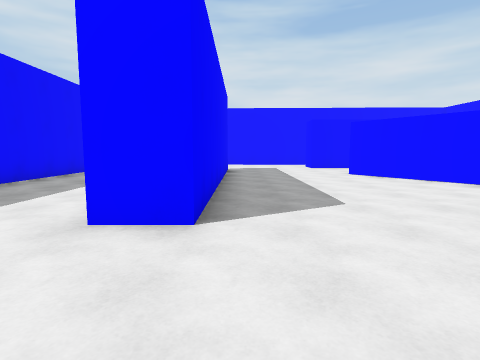
View 1 (above)

15 first-person views from a walk through a Unity game level. The camera is 1.4 m above the floor, tilts 6° down and sees 80° across. The floor is counted in squares, 2 m on a side. Each view is taken from the middle of a square. On the plan, view 1 faces up. The plan holds only what a view shows up to about 10 squares ahead; the rest is blank. The player character is not drawn. Surface patterns are stand-ins for the level's own textures.

View 2
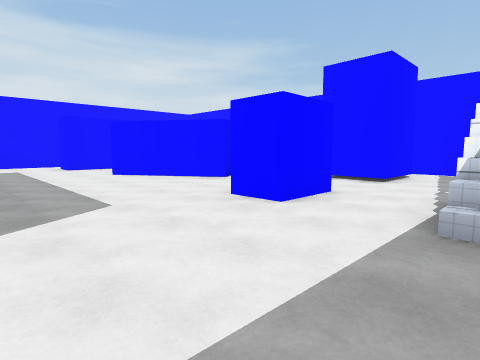

View 3
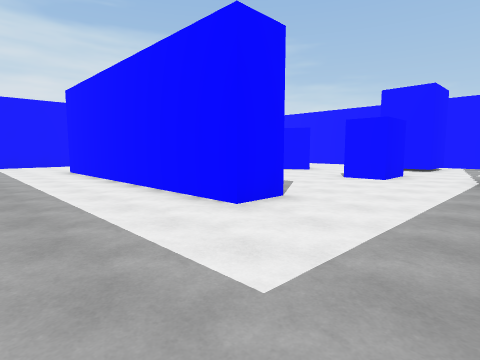

View 4
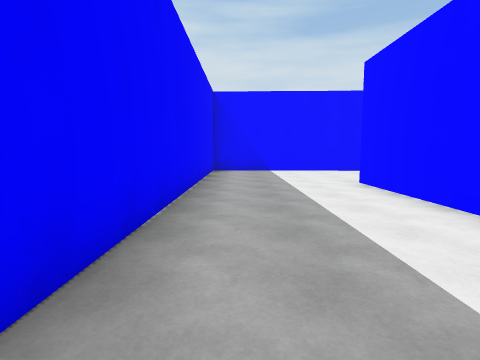

View 5
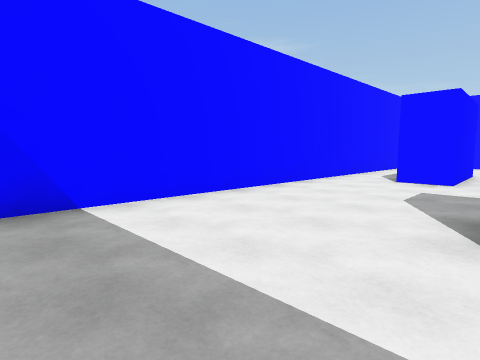

View 6
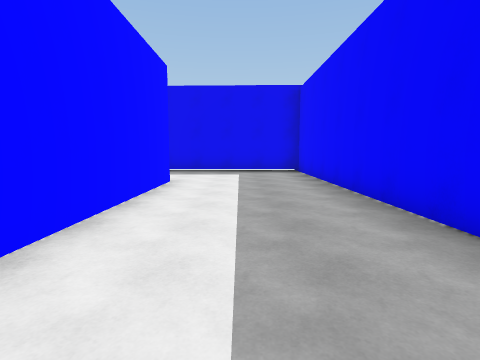

View 7
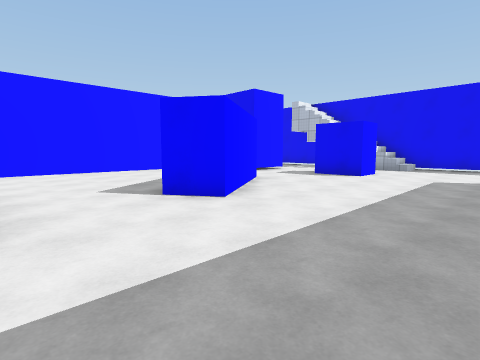

View 8
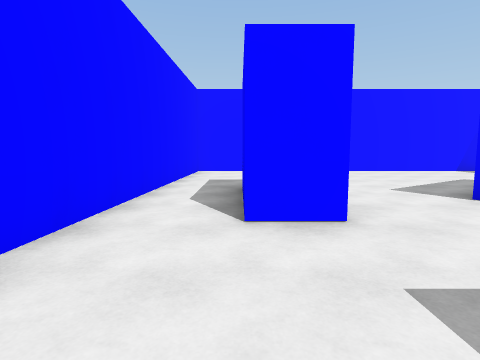

View 9
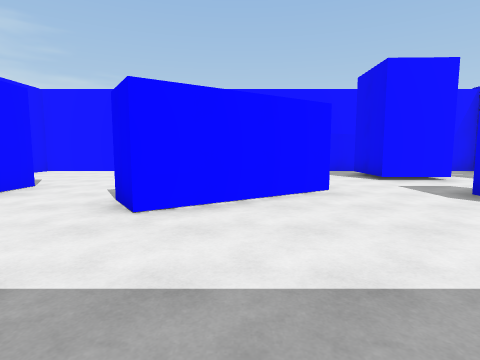

View 10
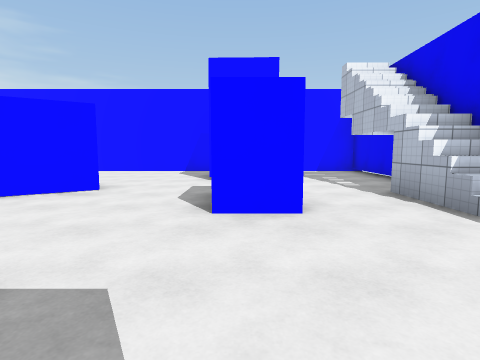

View 11
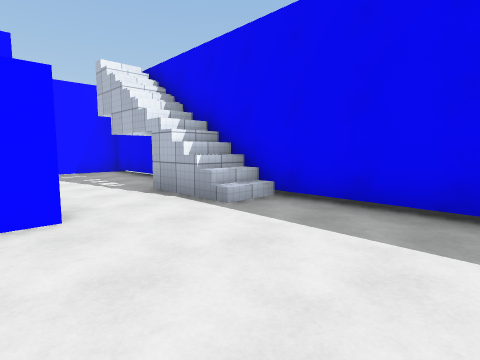

View 12
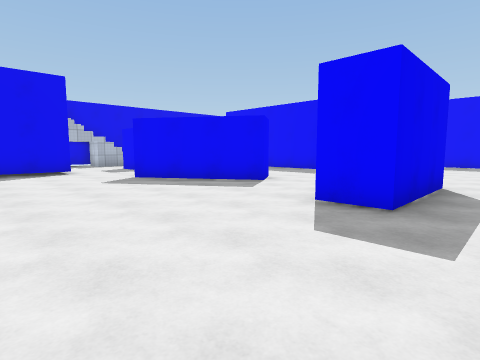

View 13
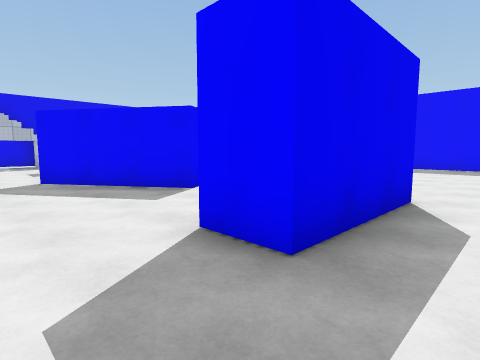

View 14
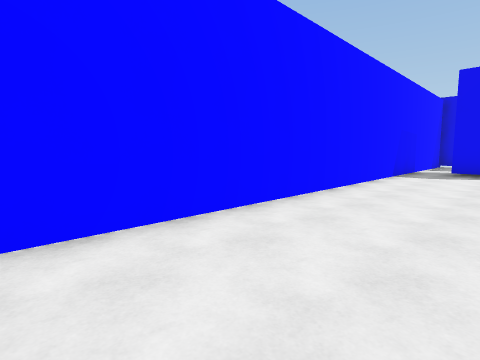

View 15
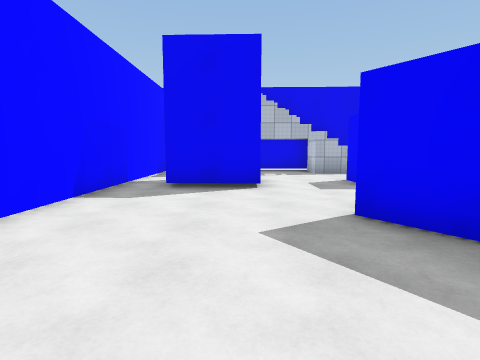

### Floor plan
Ten units are one square. View 1 is at (0, 0); x grows to the right and y downward. Boxes are objects, and circles mark ways between rooms. Rooms are numbered by the first view taken in them; rooms with no view inside come last. Other rooms are left out.
<svg viewBox="-54 -143 154 155">
<path fill="none" stroke="#000" d="M-4 -98 -4 -26 -14 -26 -14 -101M49 -54 31 -82 40 -87M45 -29 45 -23 31 -23 31 -33 45 -33M27 -109 27 -120M39 -5 49 -5M66 -21 66 -37M25 -136 -49 -138 -49 3 65 6M40 -87 58 -60M54 -57 49 -54M27 -120 55 -120 55 -109 27 -109M66 -37 84 -36M95 -35 95 -134 25 -136M84 -21 66 -21M65 6 95 7 95 -35"/>
<circle cx="33" cy="-107" r="3" fill="#2a7"/>
<circle cx="60" cy="-47" r="3" fill="#2a7"/>
<circle cx="75" cy="-5" r="3" fill="#2a7"/>
<circle cx="90" cy="-25" r="3" fill="#2a7"/>
<text x="0" y="-60">1</text>
<text x="70" y="-90">2</text>
<text x="80" y="-10">3</text>
</svg>
Room 1 opens to room 2. Room 1 opens to room 3. Room 2 opens to room 3.

Where each view was taken, in squares from view 1:
view 1: 0 up, 0 right, facing up
view 2: 0 up, 0 right, facing up-right
view 3: 0 up, 4 left, facing up-right
view 4: 4 up, 4 left, facing up
view 5: 10 up, 4 left, facing up-right
view 6: 9 up, 3 left, facing down
view 7: 11 up, 0 right, facing down-right
view 8: 12 up, 0 right, facing right
view 9: 7 up, 0 right, facing right
view 10: 3 up, 0 right, facing right
view 11: 3 up, 0 right, facing down-right
view 12: 13 up, 9 right, facing down-left
view 13: 13 up, 7 right, facing down-left
view 14: 13 up, 7 right, facing down-right
view 15: 9 up, 7 right, facing down
